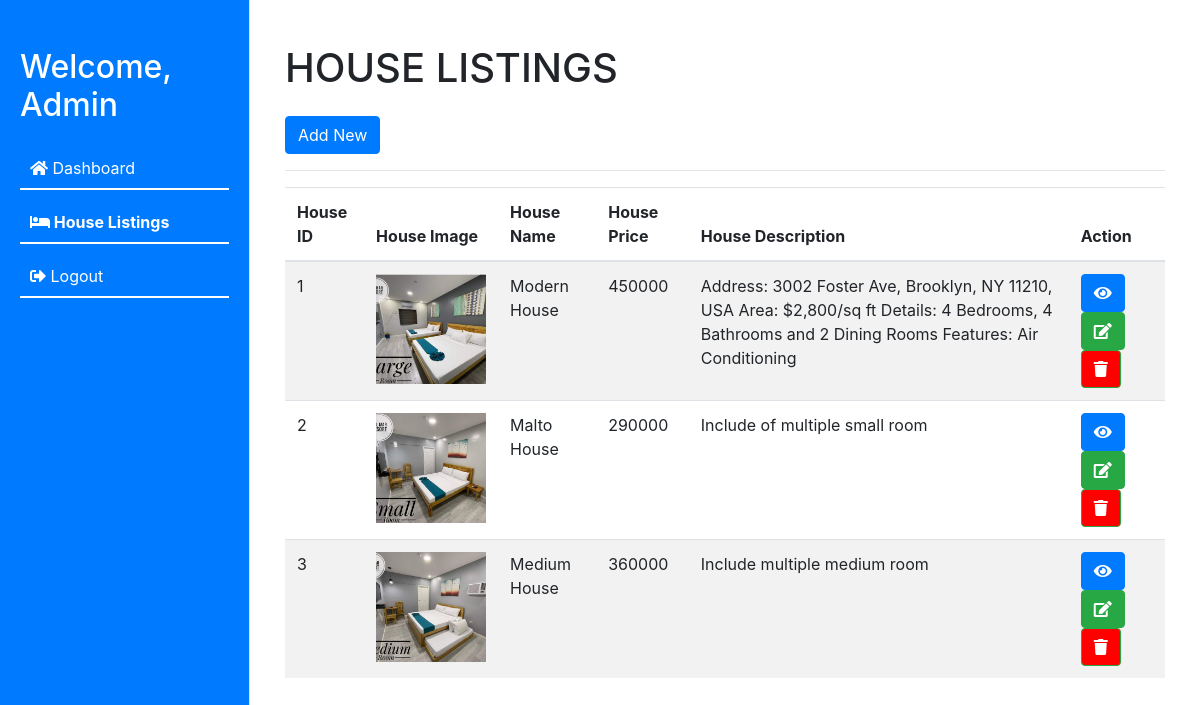
Screenshot of /admin/adminListings.php with the database file from the repository.
### tables this page shows
CREATE TABLE `houselistings` (
  `houseID` int(30) NOT NULL,
  `houseImage` varchar(255) NOT NULL,
  `houseName` varchar(255) NOT NULL,
  `housePrice` varchar(255) NOT NULL,
  `houseDescription` varchar(255) NOT NULL
);

### admin/adminListings.php (the view, shortened to what this page needs)
<?php
$servername = "localhost";
$username = "root";
$password = "";
$dbname = "realestatedb";
$conn = mysqli_connect($servername, $username, $password, $dbname);
?>
<!DOCTYPE html>
<html lang="en">
<head>
    <link rel="stylesheet" href="bootstrap/admin.css">
    <link rel="stylesheet" href="https://cdnjs.cloudflare.com/ajax/libs/font-awesome/5.15.3/css/all.min.css">
</head>
<body>
    <div class="admin-sidebar">
        <div class="admin-sidebar-top">
            <h2>Welcome, Admin <?php echo $_SESSION['adminUsername']; ?></h2>
        </div>
        <ul class="nav flex-column">
            <li class="nav-item">
                <a class="nav-link" href="adminDashboard.php"><i class="fas fa-home"></i> Dashboard</a>
            </li>
            <li class="nav-item">
                <a class="nav-link active" href="adminListings.php"><i class="fas fa-bed"></i> House Listings</a>
            </li>
            <li class="nav-item">
                <a class="nav-link" href="#" onclick="logout()"><i class="fas fa-sign-out-alt"></i> Logout</a>
            </li>
        </ul>
    </div>
    <div class="admin-main-content">
        <div class="col mt-4">
            <h1 class="mb-4 text-uppercase" style="margin-top: -8%;">House Listings</h1>
            <button type="button" class="btn btn-primary" data-bs-toggle="modal" data-bs-target="#addProductModal">
                Add New
            </button>
            <hr>
            <div class="table-responsive">
                <table class="table table-striped">
                    <thead>
                        <tr>
                            <th>House ID</th>
                            <th>House Image</th>
                            <th>House Name</th>
                            <th>House Price</th>
                            <th>House Description</th>
                            <th>Action</th>
                        </tr>
                    </thead>
                    <tbody>
                        <?php
                                $query = "SELECT * FROM `houselistings`";
                                $result = mysqli_query($conn, $query);
                                while ($row = mysqli_fetch_assoc($result)) :
                                    $id = $row['houseID'];
                                    $image = $row['houseImage'];
                                    $name = $row['houseName'];
                                    $price = $row['housePrice'];
                                    $description = $row['houseDescription'];
                            ?>
                        <tr>
                            <td><?= $id ?></td>
                            <td><img src="img/<?= $image ?>" alt="House Image" width="110"></td>
                            <td><?= $name ?></td>
                            <td><?= $price ?></td>
                            <td><?= $description ?></td>
                            <td>
                                <button type="button" class="btn btn-primary" data-bs-toggle="modal"
                                    data-bs-target="#viewProductModal<?= $id ?>" title="VIEW"><a> <i
                                            class="fa fa-eye"></i> </a></button>
                                <button type="button" class="btn btn-success" data-bs-toggle="modal"
                                    data-bs-target="#editProductModal<?= $id ?>" title="EDIT"><a> <i
                                            class="fa fa-edit"></i> </a></button>
                                <button type="button" style="background-color: red; outline: red;"
                                    class="btn btn-success" data-bs-toggle="modal"
                                    data-bs-target="#deleteProductModal<?= $id ?>" title="DELETE"><a> <i
                                            class="fa fa-trash"></i> </a></button>
                            </td>
                        </tr>
                        <?php endwhile; ?>
                    </tbody>
                </table>
            </div>
        </div>
    </div>
</body>
</html>

### admin/adminListings.php (style rules this page uses)
body { padding-top: 70px; }
.admin-sidebar { position: fixed; top: 0; bottom: 0; left: 0; z-index: 100; width: 250px; padding: 48px 20px; overflow-x: hidden; overflow-y: auto; background-color: #007bff; border-right: 1px solid #dee2e6; }
.admin-sidebar .nav-link { color: white; padding: 10px; display: block; margin-bottom: 10px; position: relative; }
.admin-sidebar .nav-link::after { content: ""; position: absolute; bottom: 0; left: 0; width: 100%; height: 2px; background-color: white; }
.admin-sidebar .nav-link.active { font-weight: bold; }
.admin-main-content { margin-left: 250px; padding: 20px; }
.admin-sidebar-top { color: white; margin-bottom: 10%; }

### rows the page displays
houselistings: houseID "1", houseImage (picture), houseName "Modern House", housePrice "450000", houseDescription "Address: 3002 Foster Ave, Brooklyn, NY 11210, USA Area: $2,800/sq ft Details: 4 Bedrooms, 4 Bathrooms and 2 Dining Rooms Features: Air Conditioning"
houselistings: houseID "2", houseImage (picture), houseName "Malto House", housePrice "290000", houseDescription "Include of multiple small room"
houselistings: houseID "3", houseImage (picture), houseName "Medium House", housePrice "360000", houseDescription "Include multiple medium room"
